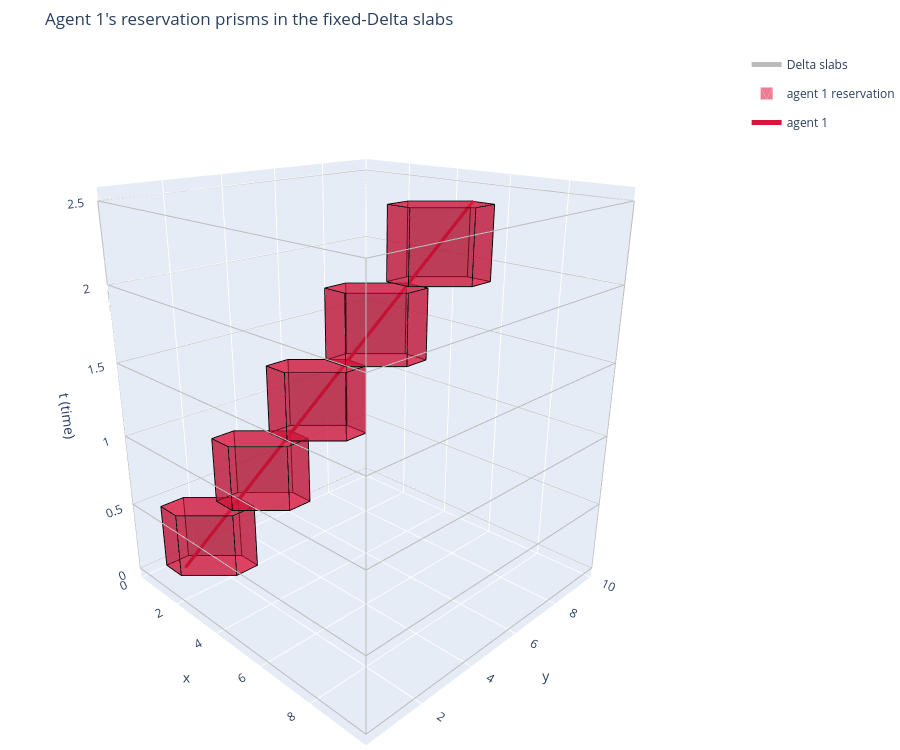

This figure's notebook cell:
### Markdown cell above
## Scene — one agent's reservation through the fixed-`Delta` slabs

Agent 1 crosses diagonally `(1,1) -> (7,7)` over `N_SLABS` slabs (the same
crossing as `fixed_interval.ipynb` Step B). The diagonal makes each slab's
reservation a hexagonal prism (6 facets) rather than an axis-aligned box,
so the two decompositions look visibly different.

### Code cell
START1, GOAL1 = (1.0, 1.0), (7.0, 7.0)
seg1 = straight_line_segments(START1, GOAL1)
obstacles1 = reservation_prisms(seg1)
regions = [box_hpoly() for _ in range(N_SLABS)]

for k, (Q, obs) in enumerate(zip(seg1, obstacles1)):
    print(f"slab{k}: t=[{Q[0,2]:.2f},{Q[-1,2]:.2f}]  P0={np.round(Q[0,:2],2)} -> P3={np.round(Q[-1,:2],2)}  "
          f"reservation: {obs.A().shape[0]} lateral facets")

fig_scene = go.Figure(layout=make_layout("Agent 1's reservation prisms in the fixed-Delta slabs"))
fig_scene.add_trace(slab_wireframes())
for tr in reservation_traces(obstacles1, "crimson", "agent 1 reservation"):
    fig_scene.add_trace(tr)
fig_scene.add_trace(curve_trace(seg1, "crimson", "agent 1"))
fig_scene
